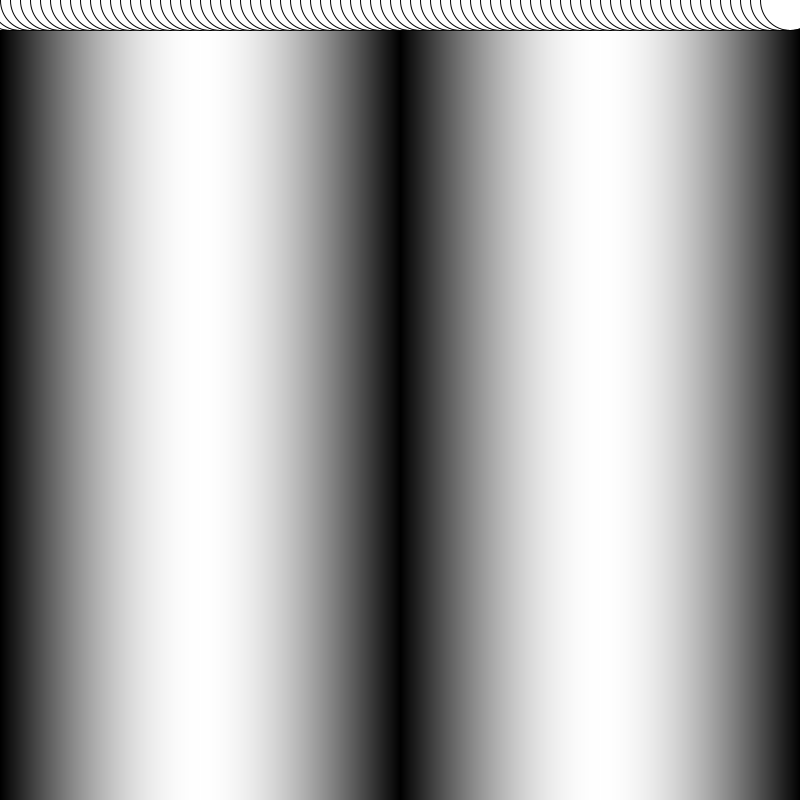
Frame 1 (no input)
Frame 60 (the mouse pressed at the canvas centre just before this capture): identical to frame 1, image omitted
Frame 120 (the mouse held since frame 60 and released just before this capture): identical to frame 1, image omitted

The Processing sketch that drew this single still picture (run headless with seeded random() and noise(); from frame 60 on, the mouse is pressed at the canvas centre):

// Processing sketch: arraySaving
// ── arraySaving.pde

float[] sineWave;

//2
float[] myYs;


void setup(){
  size(800, 800);
  sineWave = new float[width]; // create
  for(int i = 0; i < sineWave.length; i++) {
    // Fill array with values from sin()
    float r = map(i, 0, width, 0, TWO_PI);
    sineWave[i] = abs(sin(r));
    
    // Exercise, how do you add more lines changing frequency?
  }
  
  //2 myYs
  myYs = new float[80];
}

// super important, array indexes starts from 0
void draw(){
  for (int i = 0; i < sineWave.length; i++) {
    // Set stroke values to numbers read from array
    stroke(sineWave[i] * 255);
    line(i, 0, i, height);
  }
  
  //2
  for(int i = 0; i < myYs.length; i++){
    ellipse(i*10, myYs[i], 60, 60);
  }
}

void mouseDragged(){
  if(myYs.length >= 80){
    myYs = shorten(myYs);
    //The shorten() function decreases an array by one element by removing the last element and returns the shortened array: 
  }
  
  //https://processing.org/reference/splice_.html
  myYs = splice(myYs, mouseY, 0);
  
  
  // What happend if you use append instead of splice?
  // https://processing.org/reference/append_.html
  // can you figure out why?
  //myYs = append(myYs, mouseY); 
  
  
  
  

}

// Exercise in class:
//Create a sketch that stores the past 100 mouse
//positions. Draw a trail of ellipses at each of the
//mouse positions. Change their transparency
//depending on their position.
